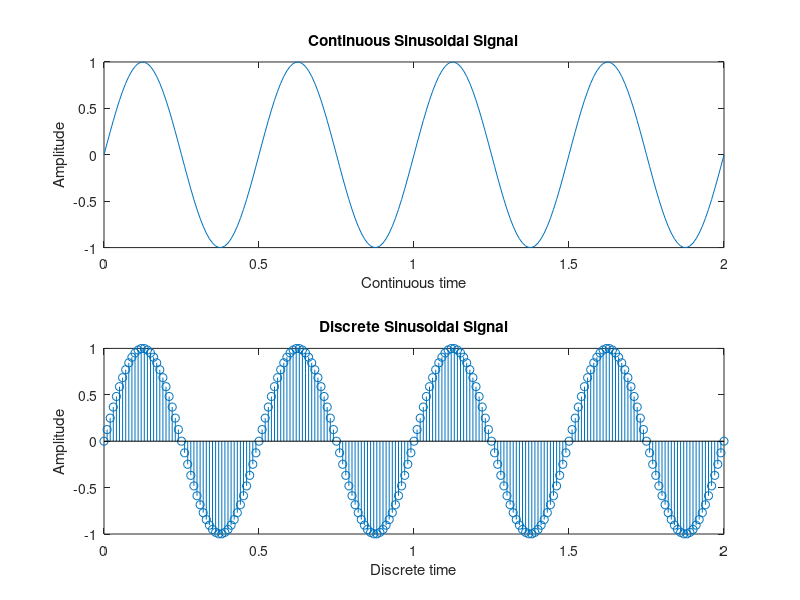

MATLAB code for this plot:
% Continuous sinusoidal signal
t=0:0.01:2;
f=2;
a=1;
sinusoidal=a*sin(2*pi*f*t);
subplot(2,1,1);
plot(t,sinusoidal);
%axis([0 2 -1 1]);
xlabel('Continuous time');
ylabel('Amplitude');
title('Continuous Sinusoidal Signal');

% Discrete sinusoidal signal
n=0:0.01:2;
f=2;
a=1;
sinusoidal=a*sin(2*pi*f*n);
subplot(2,1,2);
stem(n,sinusoidal);
%axis([0 2 -1 1]);
xlabel('Discrete time');
ylabel('Amplitude');
title('Discrete Sinusoidal Signal');